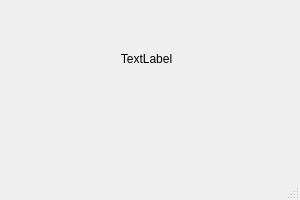
<?xml version="1.0" encoding="UTF-8"?>
<ui version="4.0">
 <class>DialogWindow</class>
 <widget class="QMainWindow" name="DialogWindow">
  <property name="geometry">
   <rect>
    <x>0</x>
    <y>0</y>
    <width>300</width>
    <height>200</height>
   </rect>
  </property>
  <property name="sizePolicy">
   <sizepolicy hsizetype="Fixed" vsizetype="Fixed">
    <horstretch>0</horstretch>
    <verstretch>0</verstretch>
   </sizepolicy>
  </property>
  <property name="windowTitle">
   <string>MainWindow</string>
  </property>
  <widget class="QWidget" name="centralwidget">
   <widget class="QLabel" name="label">
    <property name="geometry">
     <rect>
      <x>16</x>
      <y>52</y>
      <width>261</width>
      <height>91</height>
     </rect>
    </property>
    <property name="text">
     <string>TextLabel</string>
    </property>
    <property name="alignment">
     <set>Qt::AlignHCenter|Qt::AlignTop</set>
    </property>
    <property name="wordWrap">
     <bool>true</bool>
    </property>
    <property name="margin">
     <number>0</number>
    </property>
   </widget>
  </widget>
  <widget class="QStatusBar" name="statusbar"/>
  <action name="openConfFileButton">
   <property name="text">
    <string>Open Configuration File</string>
   </property>
  </action>
  <action name="actionQuit">
   <property name="text">
    <string>Quit</string>
   </property>
  </action>
 </widget>
 <resources/>
 <connections/>
</ui>
